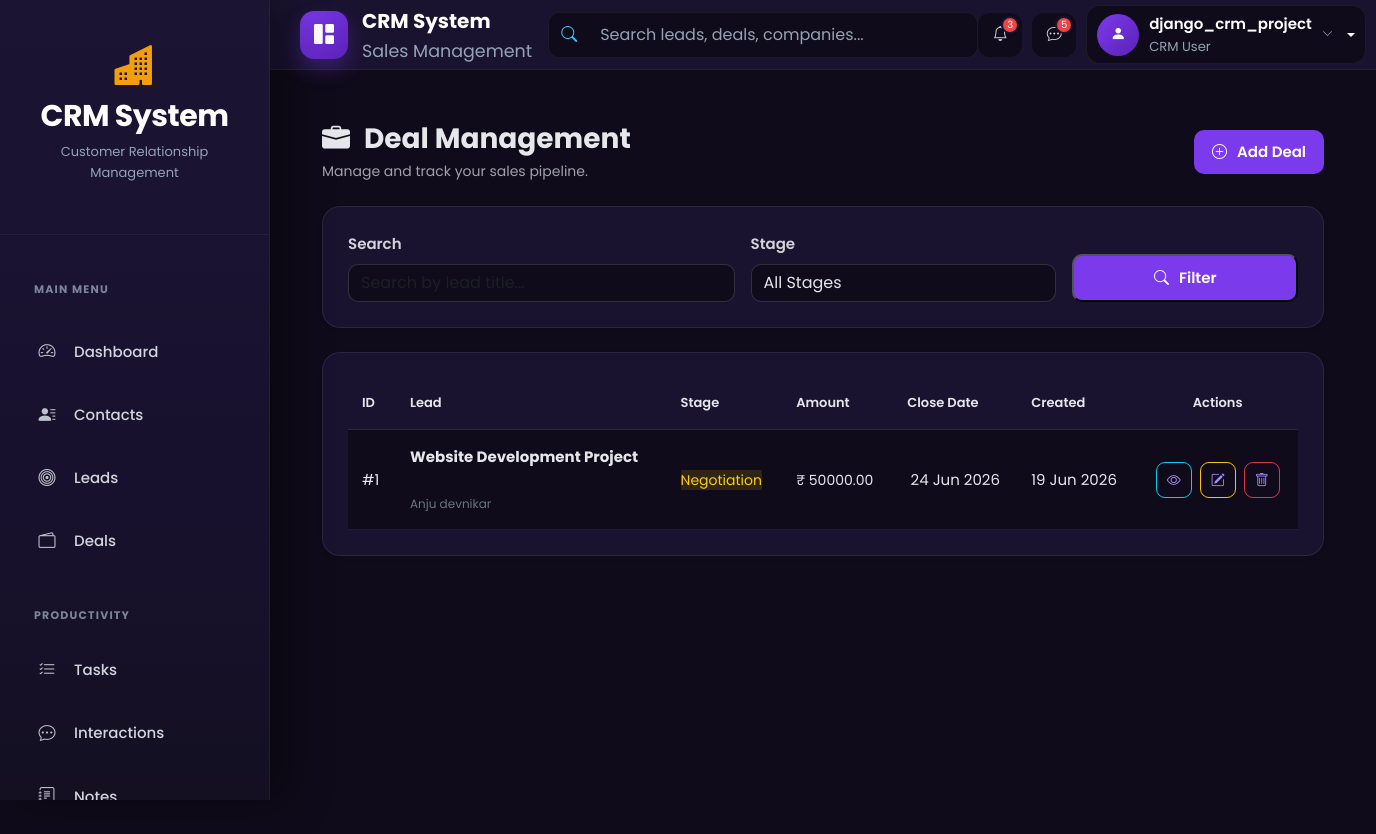
The app's page /deals/ (signed in), older data.
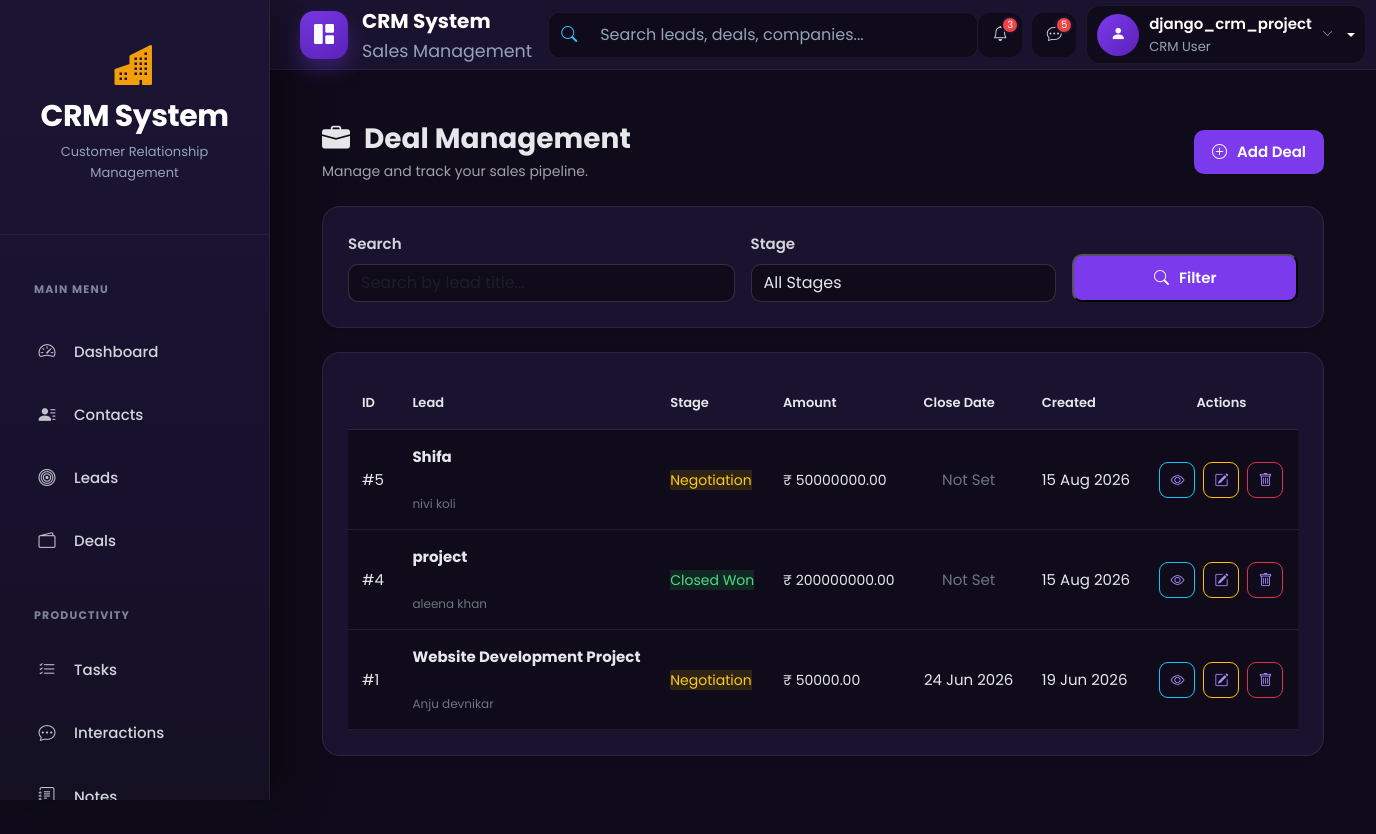
The same page, newer data.
### deals/models.py (models this page shows, shortened)
class Deal(models.Model):
    STAGE_CHOICES = (
        ('negotiation', 'Negotiation'),
        ('contract', 'Contract'),
        ('closed_won', 'Closed Won'),
        ('closed_lost', 'Closed Lost'),
    )
    lead = models.OneToOneField(
        Lead,
        on_delete=models.CASCADE,
        related_name="deal"
    )
    amount = models.DecimalField(
        max_digits=12,
        decimal_places=2,
        default=0
    )
    stage = models.CharField(
        max_length=20,
        choices=STAGE_CHOICES,
        default="negotiation"
    )
    close_date = models.DateField(
        null=True,
        blank=True
    )
    notes = models.TextField(
        blank=True
    )
    created_at = models.DateTimeField(
        auto_now_add=True
    )
    updated_at = models.DateTimeField(
        auto_now=True
    )

### leads/models.py (models this page shows, shortened)
class Lead(models.Model):
    STATUS_CHOICES = [
        ('new','New'),
        ('contacted','Contacted'),
        ('qualified','Qualified'),
        ('proposal','Proposal'),
        ('won','Won'),
        ('lost','Lost'),
    ]
    contact = models.ForeignKey(Contact,on_delete=models.CASCADE)
    title = models.CharField(max_length=200)
    status = models.CharField(max_length=20, choices=STATUS_CHOICES, default='new')
    assigned_to = models.ForeignKey(settings.AUTH_USER_MODEL, on_delete=models.SET_NULL, null=True,blank=True)
    estimated_value = models.DecimalField(max_digits=12, decimal_places=2, default=0)
    expected_close =models.DateField(null=True, blank=True)
    created_at = models.DateTimeField(auto_now_add=True)
    updated_at =models.DateTimeField(auto_now=True)

### contacts/models.py (models this page shows)
class Contact(models.Model):
    SOURCE_CHOICES = (
        ('website','Website'),
        ('referral','Referral'),
        ('social','Social Media'),
        ('cold_call','Cold Call'),
    )
    first_name = models.CharField(max_length=100)
    last_name = models.CharField(max_length=100)
    email = models.EmailField(unique=True)
    phone = models.CharField(max_length=20,blank=True)
    company = models.ForeignKey(Company,on_delete=models.SET_NULL,null=True,blank=True)
    assigned_to = models.ForeignKey(settings.AUTH_USER_MODEL,on_delete=models.SET_NULL,null=True,blank=True)
    source = models.CharField(max_length=20,choices=SOURCE_CHOICES)
    created_at = models.DateTimeField(auto_now_add=True)
    def __str__(self):
       return f"{self.first_name} {self.last_name}"

### deals/views.py (the view)
@login_required
def deal_list(request):
    deals = (
        get_user_deals(request.user)
        .select_related(
            "lead",
            "lead__contact",
            "lead__assigned_to",
        )
        .order_by("-created_at")
    )
    search = request.GET.get("search")
    if search:
        deals = deals.filter(
            lead__title__icontains=search
        )
    stage = request.GET.get("stage")
    if stage:
        deals = deals.filter(
            stage=stage
        )
    total_deals = deals.count()
    total_revenue = deals.filter(
        stage="closed_won"
    ).aggregate(
        total=Sum("amount")
    )["total"] or 0
    average_deal = deals.aggregate(
        avg=Avg("amount")
    )["avg"] or 0
    paginator = Paginator(
        deals,
        10
    )
    page_obj = paginator.get_page(
        request.GET.get("page")
    )
    return render(
        request,
        "deals/deal_list.html",
        {
            "deals": page_obj,
            "page_obj": page_obj,
            "stage_choices": Deal.STAGE_CHOICES,
            "total_deals": total_deals,
            "total_revenue": total_revenue,
            "average_deal": average_deal,
        }
    )

### deals/views.py (called while the page is built)
def get_user_deals(user):
    if user.role == "admin":
        return Deal.objects.all()
    return Deal.objects.filter(
        lead__assigned_to=user
    )

### templates/deals/deal_list.html (shortened to what the changed rows need)
{% extends "base.html" %}
{% block content %}
<div class="container-fluid">
<div class="d-flex justify-content-between align-items-center flex-wrap mb-4">
    <div>
        <h2 class="crm-title mb-1">
            <i class="bi bi-briefcase-fill me-2"></i>
            Deal Management
        </h2>
    </div>
</div>
<div class="crm-card shadow-sm">
    <div class="table-responsive">
        <table class="table crm-table crm-contact-table align-middle mb-0">
            <thead>
                <tr>
                    <th>ID</th>
                    <th>Lead</th>
                    <th>Stage</th>
                    <th>Amount</th>
                    <th>Close Date</th>
                    <th>Created</th>
                    <th class="text-center">
                        Actions
                    </th>
                </tr>
            </thead>
            <tbody>
            {% for deal in deals %}
                <tr>
                    <td>
                        #{{ deal.id }}
                    </td>
                    <td>
                        <strong>
                            {{ deal.lead.title }}
                        </strong>
                        <br>
                        <small class="text-secondary">
                            {{ deal.lead.contact|default:"No Contact" }}
                        </small>
                    </td>
                    <td>
                        {% if deal.stage == "negotiation" %}
                            <span class="crm-badge-warning">
                                Negotiation
                            </span>
                        {% elif deal.stage == "contract" %}
                            <span class="crm-badge-info">
                                Contract
                            </span>
                        {% elif deal.stage == "closed_won" %}
                            <span class="crm-badge-success">
                                Closed Won
                            </span>
                        {% elif deal.stage == "closed_lost" %}
                            <span class="crm-badge-danger">
                                Closed Lost
                            </span>
                        {% endif %}
                    </td>
                    <td>
                        ₹ {{ deal.amount|floatformat:2 }}
                    </td>
                    <td>
                        {% if deal.close_date %}
                            {{ deal.close_date|date:"d M Y" }}
                        {% else %}
                            <span class="text-secondary">
                                Not Set
                            </span>
                        {% endif %}
                    </td>
                    <td>
                        {{ deal.created_at|date:"d M Y" }}
                    </td>
                    <td class="text-center">
                        <div class="btn-group">
                            <a
                                href="{% url 'deals:deal_detail' deal.id %}"
                                class="btn btn-sm btn-outline-info"
                                title="View Deal"
                            >
                                <i class="bi bi-eye"></i>
                            </a>
                            <a
                                href="{% url 'deals:deal_edit' deal.id %}"
                                class="btn btn-sm btn-outline-warning"
                                title="Edit Deal"
                            >
                                <i class="bi bi-pencil-square"></i>
                            </a>
                            <a
                                href="{% url 'deals:deal_delete' deal.id %}"
                                class="btn btn-sm btn-outline-danger"
                                title="Delete Deal"
                            >
                                <i class="bi bi-trash"></i>
                            </a>
                        </div>
                    </td>
                </tr>
            {% endfor %}
            </tbody>
        </table>
    </div>
</div>
</div>
{% endblock %}

Row changes from the older to the newer data that the page shows:
added Deal: id "5", lead "Shifa", lead.contact "nivi koli", stage "Negotiation", amount "50000000.00", shows "Not Set", created_at "15 Aug 2026"
added Deal: id "4", lead "project", lead.contact "aleena khan", stage "Closed Won", amount "200000000.00", shows "Not Set", created_at "15 Aug 2026"
